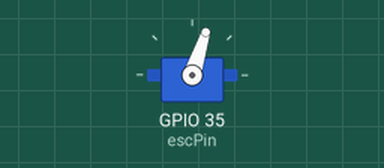
The sketch below on a simulated ESP32. On the bench: servo. WiFi joins after 1.5 s; servers stay silent unless stated; what the sketch prints to the serial monitor is not drawn.

Above: at 1.6 s.
At 7.37 s:
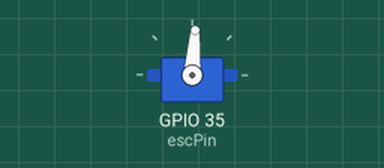
At 8.9 s:
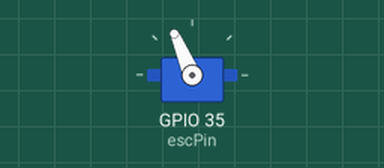
At 10.6 s:
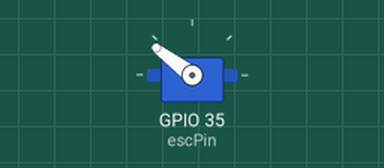
Timing chart, 0 to 17.1 s (numbered marks = the images above):
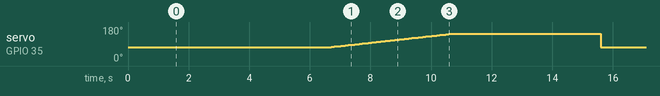

Measured:
- by itself, servo on GPIO 35 (escPin): rises from 72° to 143° in 4.0 s, then falls to 72° in 5.0 s

The sketch:

05_BLDC_1Motor_StateMachine_OTA.ino
```cpp
#include <WiFi.h>
#include <ArduinoOTA.h>
#include <ESP32Servo.h>

/* ================= WIFI / OTA ================= */
#define WIFI_SSID     "00000000"
#define WIFI_PASSWORD "00000000"

#define OTA_HOSTNAME  "ESP32-UNIVERSAL"
#define OTA_PASSWORD  "esp32"

/* ================= BLDC / ESC ================= */
Servo esc;
int escPin = 35;   // ONLY ONE MOTOR
// NOTE: GPIO 35 is INPUT-ONLY on ESP32 - no PWM output. Use e.g. 18 instead.

const int minThrottle = 1400;
const int maxThrottle = 1800;

/* ================= TIMING ================= */
unsigned long lastStepTime = 0;
unsigned long stateStartTime = 0;
int throttle = minThrottle;

/* ================= STATE MACHINE ================= */
enum ESC_STATE {
  ARM,
  RAMP,
  RUN,
  STOP,
  DONE
};

ESC_STATE escState = ARM;

/* ================= SETUP ================= */
void setup() {
  Serial.begin(115200);

  /* ----- WiFi ----- */
  WiFi.mode(WIFI_STA);
  WiFi.begin(WIFI_SSID, WIFI_PASSWORD);
  while (WiFi.status() != WL_CONNECTED) {
    delay(300);
    Serial.print(".");
  }
  Serial.println("\nWiFi connected");

  /* ----- OTA ----- */
  ArduinoOTA.setHostname(OTA_HOSTNAME);
  ArduinoOTA.setPassword(OTA_PASSWORD);
  ArduinoOTA.begin();
  Serial.println("OTA Ready");

  /* ----- ESC INIT ----- */
  esc.setPeriodHertz(50);
  esc.attach(escPin, 1000, 2000);
  esc.writeMicroseconds(minThrottle);

  stateStartTime = millis();
}

/* ================= LOOP ================= */
void loop() {
  ArduinoOTA.handle();   // MUST always run
  escTask();
}

/* ================= BLDC TASK ================= */
void escTask() {
  unsigned long now = millis();

  switch (escState) {

    case ARM:
      if (now - stateStartTime > 5000) {   // 5 sec arming
        throttle = minThrottle;
        escState = RAMP;
        lastStepTime = now;
        Serial.println("Ramping motor");
      }
      break;

    case RAMP:
      if (now - lastStepTime > 50) {
        lastStepTime = now;
        esc.writeMicroseconds(throttle);
        throttle += 5;

        if (throttle >= maxThrottle) {
          escState = RUN;
          stateStartTime = now;
          Serial.println("Motor running");
        }
      }
      break;

    case RUN:
      if (now - stateStartTime > 5000) {
        escState = STOP;
        Serial.println("Stopping motor");
      }
      break;

    case STOP:
      esc.writeMicroseconds(minThrottle);
      escState = DONE;
      Serial.println("ESC sequence done");
      break;

    case DONE:
      // Motor stopped, OTA still active
      break;
  }
}
```
